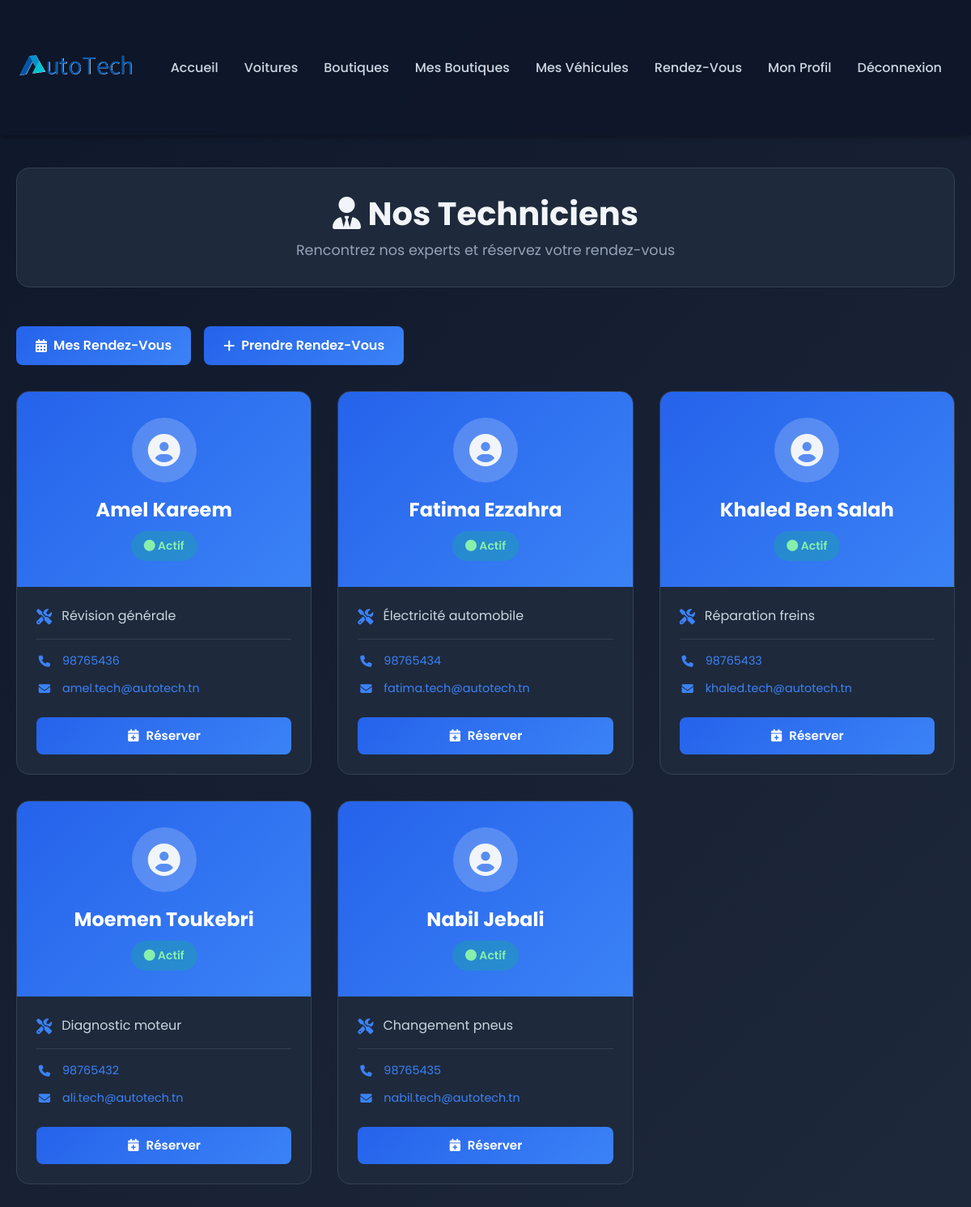
Page /view/user/technicians.php (signed in) on the committed database.
### tables this page shows
CREATE TABLE IF NOT EXISTS technicien (
    id_technicien INT AUTO_INCREMENT PRIMARY KEY,
    nom VARCHAR(255) NOT NULL,
    specialite VARCHAR(255) NOT NULL,
    telephone VARCHAR(20),
    email VARCHAR(255),
    disponibilite VARCHAR(50) DEFAULT 'actif',
    date_creation TIMESTAMP DEFAULT CURRENT_TIMESTAMP
);

### config/config.php (called while the page is built, shortened)
<?php
class Config {
    private static $pdo = NULL;
    public static function getConnexion() {
        if (!isset(self::$pdo)) {
            try {
                self::$pdo = new PDO(
                    'mysql:host=' . self::DB_HOST . ';dbname=' . self::DB_NAME . ';charset=utf8mb4',
                    self::DB_USER,
                    self::DB_PASS,
                    [
                        PDO::ATTR_ERRMODE => PDO::ERRMODE_EXCEPTION,
                        PDO::ATTR_DEFAULT_FETCH_MODE => PDO::FETCH_ASSOC,
                        PDO::ATTR_EMULATE_PREPARES => false
                    ]
                );
            } catch(PDOException $e) {
                die('Erreur de connexion à la base de données: ' . $e->getMessage());
            }
        }
        return self::$pdo;
    }
}
?>

### controller/UtilisateurController.php (called while the page is built, shortened)
<?php
require_once __DIR__ . '/../config/config.php';
class UtilisateurController {
    public function estConnecte() {
        return isset($_SESSION['logged_in']) && $_SESSION['logged_in'] === true;
    }
}
?>

### controller/TechnicienController.php (called while the page is built, shortened)
<?php
require_once __DIR__ . '/../config/config.php';
class TechnicienController {
    private $pdo;
    public function __construct() {
        $this->pdo = Config::getConnexion();
    }
    public function getAllTechniciens() {
        try {
            $sql = "SELECT * FROM technicien WHERE disponibilite = 'actif' ORDER BY nom ASC";
            $stmt = $this->pdo->query($sql);
            return $stmt->fetchAll();
        } catch (PDOException $e) {
            return [];
        }
    }
}
?>

### view/user/technicians.php (the view, shortened to what this page needs)
<?php
require_once __DIR__ . '/../../config/config.php';
require_once __DIR__ . '/../../controller/UtilisateurController.php';
require_once __DIR__ . '/../../controller/TechnicienController.php';
$userController = new UtilisateurController();
$technicianController = new TechnicienController();
$techniciens = $technicianController->getAllTechniciens();
?>
<!DOCTYPE html>
<html lang="fr">
<head>
    <link rel="stylesheet" href="https://cdnjs.cloudflare.com/ajax/libs/bootstrap/4.6.2/css/bootstrap.min.css">
    <link rel="stylesheet" href="https://cdnjs.cloudflare.com/ajax/libs/font-awesome/6.4.0/css/all.min.css">
</head>
<body>
    <nav class="navbar navbar-expand-lg navbar-dark">
        <div class="container">
            <a class="navbar-brand" href="../public/index.php"><img src="../../images/off_logo.png" alt="AutoTech"></a>
            <div class="collapse navbar-collapse" id="navbarNav">
                <ul class="navbar-nav ml-auto">
                    <li class="nav-item">
                        <a class="nav-link" href="../public/index.php">Accueil</a>
                    </li>
                    <li class="nav-item">
                        <a class="nav-link" href="../public/voitures.php">Voitures</a>
                    </li>
                    <li class="nav-item">
                        <a class="nav-link" href="../public/boutiques.php">Boutiques</a>
                    </li>
                    <?php if ($userController->estConnecte()): ?>
                        <li class="nav-item">
                            <a class="nav-link" href="mes-boutiques.php">Mes Boutiques</a>
                        </li>
                        <li class="nav-item">
                            <a class="nav-link" href="mes-vehicules.php">Mes Véhicules</a>
                        </li>
                        <li class="nav-item">
                            <a class="nav-link" href="mes-rendez-vous.php">Rendez-Vous</a>
                        </li>
                        <li class="nav-item">
                            <a class="nav-link" href="profil.php">Mon Profil</a>
                        </li>
                        <li class="nav-item">
                            <a class="nav-link" href="../../controller/UtilisateurController.php?action=deconnexion">Déconnexion</a>
                        </li>
                    <?php endif; ?>
                </ul>
            </div>
        </div>
    </nav>
    <div class="container">
        <div class="section-header">
            <h2><i class="fas fa-user-tie"></i> Nos Techniciens</h2>
            <p>Rencontrez nos experts et réservez votre rendez-vous</p>
        </div>
        <div class="action-buttons">
            <a href="mes-rendez-vous.php" class="btn-action btn-primary-action">
                <i class="fas fa-calendar-alt"></i> Mes Rendez-Vous
            </a>
            <a href="prendre-rendez-vous.php" class="btn-action btn-primary-action">
                <i class="fas fa-plus"></i> Prendre Rendez-Vous
            </a>
        </div>
        <?php if (!empty($techniciens)): ?>
            <div class="grid-technicians">
                <?php foreach ($techniciens as $tech): ?>
                    <div class="technician-card">
                        <div class="tech-header">
                            <div class="tech-avatar">
                                <i class="fas fa-user-circle"></i>
                            </div>
                            <div class="tech-name"><?= htmlspecialchars($tech['nom']) ?></div>
                            <span class="tech-status status-<?= strtolower($tech['disponibilite']) ?>">
                                <i class="fas fa-circle"></i> <?= ucfirst($tech['disponibilite']) ?>
                            </span>
                        </div>
                        <div class="tech-body">
                            <div class="tech-specialty">
                                <i class="fas fa-tools"></i>
                                <span class="tech-specialty-text"><?= htmlspecialchars($tech['specialite']) ?></span>
                            </div>
                            <div class="tech-contact">
                                <div class="contact-item">
                                    <i class="fas fa-phone"></i>
                                    <a href="tel:<?= htmlspecialchars($tech['telephone']) ?>">
                                        <?= htmlspecialchars($tech['telephone']) ?>
                                    </a>
                                </div>
                                <div class="contact-item">
                                    <i class="fas fa-envelope"></i>
                                    <a href="mailto:<?= htmlspecialchars($tech['email']) ?>">
                                        <?= htmlspecialchars($tech['email']) ?>
                                    </a>
                                </div>
                            </div>
                            <a href="prendre-rendez-vous.php" class="btn-book">
                                <i class="fas fa-calendar-plus"></i> Réserver
                            </a>
                        </div>
                    </div>
                <?php endforeach; ?>
            </div>
        <?php endif; ?>
    </div>
</body>
</html>

### view/user/technicians.php (style rules this page uses)
:root { --primary-color: #2563eb; --primary-dark: #1e40af; --primary-light: #3b82f6; --secondary-color: #10b981; --dark-bg: #0f172a; --card-bg: #1e293b; --text-primary: #f1f5f9; --text-secondary: #cbd5e1; --text-muted: #94a3b8; --border-color: #334155; }
* { margin: 0; padding: 0; box-sizing: border-box; }
body { font-family: 'Poppins', sans-serif; background: linear-gradient(135deg, var(--dark-bg) 0%, #1e293b 100%); color: var(--text-primary); min-height: 100vh; }
.navbar { background: rgba(15, 23, 42, 0.95); backdrop-filter: blur(10px); padding: 1rem 0; box-shadow: 0 4px 6px -1px rgba(0, 0, 0, 0.3); }
.navbar-brand img { height: 45px; filter: brightness(1.1); }
.nav-link { color: var(--text-secondary) !important; font-weight: 500; transition: all 0.3s ease; padding: 0.5rem 1rem !important; border-radius: 6px; }
.container { max-width: 1200px; margin: 0 auto; padding: 40px 20px; }
.section-header { background: var(--card-bg); border-radius: 16px; padding: 2rem; margin-bottom: 3rem; border: 1px solid var(--border-color); text-align: center; }
.section-header h2 { font-size: 2.5rem; font-weight: 700; color: var(--text-primary); margin-bottom: 0.5rem; }
.section-header p { color: var(--text-muted); font-size: 1.1rem; margin: 0; }
.grid-technicians { display: grid; grid-template-columns: repeat(auto-fill, minmax(350px, 1fr)); gap: 2rem; margin-bottom: 3rem; }
.technician-card { background: var(--card-bg); border-radius: 16px; border: 1px solid var(--border-color); overflow: hidden; transition: all 0.3s ease; display: flex; flex-direction: column; }
.tech-header { background: linear-gradient(135deg, var(--primary-color), var(--primary-light)); padding: 2rem; text-align: center; position: relative; }
.tech-avatar { width: 80px; height: 80px; background: rgba(255, 255, 255, 0.2); border-radius: 50%; display: flex; align-items: center; justify-content: center; margin: 0 auto 1rem; font-size: 2.5rem; }
.tech-name { font-size: 1.5rem; font-weight: 700; color: white; margin-bottom: 0.5rem; }
.tech-status { display: inline-block; padding: 0.5rem 1rem; background: rgba(255, 255, 255, 0.3); border-radius: 50px; color: white; font-size: 0.875rem; font-weight: 600; }
.status-actif { background: rgba(16, 185, 129, 0.3); color: #86efac; }
.tech-body { padding: 1.5rem; flex: 1; display: flex; flex-direction: column; }
.tech-specialty { display: flex; align-items: center; gap: 0.75rem; margin-bottom: 1rem; padding-bottom: 1rem; border-bottom: 1px solid var(--border-color); }
.tech-specialty i { color: var(--primary-light); font-size: 1.2rem; }
.tech-specialty-text { font-size: 1rem; color: var(--text-secondary); }
.tech-contact { display: flex; flex-direction: column; gap: 0.75rem; margin-bottom: 1.5rem; flex: 1; }
.contact-item { display: flex; align-items: center; gap: 0.75rem; color: var(--text-muted); font-size: 0.9rem; }
.contact-item i { color: var(--primary-light); width: 20px; text-align: center; }
.contact-item a { color: var(--primary-light); text-decoration: none; transition: all 0.2s; }
.btn-book { background: linear-gradient(135deg, var(--primary-color), var(--primary-light)); border: none; color: white; padding: 0.75rem 1.5rem; border-radius: 8px; font-weight: 600; cursor: pointer; transition: all 0.3s; text-decoration: none; display: flex; align-items: center; justify-content: center; gap: 0.5rem; font-size: 0.95rem; width: 100%; }
.action-buttons { display: flex; gap: 1rem; margin-bottom: 2rem; flex-wrap: wrap; }
.btn-action { padding: 0.75rem 1.5rem; border-radius: 8px; font-weight: 600; text-decoration: none; display: inline-flex; align-items: center; gap: 0.5rem; transition: all 0.3s; }
.btn-primary-action { background: linear-gradient(135deg, var(--primary-color), var(--primary-light)); color: white; border: none; }

### rows in the picture
technicien: nom "Amel Kareem", disponibilite "Actif", specialite "Révision générale", telephone "98765436", email "amel.tech@autotech.tn"
technicien: nom "Fatima Ezzahra", disponibilite "Actif", specialite "Électricité automobile", telephone "98765434", email "fatima.tech@autotech.tn"
technicien: nom "Khaled Ben Salah", disponibilite "Actif", specialite "Réparation freins", telephone "98765433", email "khaled.tech@autotech.tn"
technicien: nom "Moemen Toukebri", disponibilite "Actif", specialite "Diagnostic moteur", telephone "98765432", email "ali.tech@autotech.tn"
technicien: nom "Nabil Jebali", disponibilite "Actif", specialite "Changement pneus", telephone "98765435", email "nabil.tech@autotech.tn"
